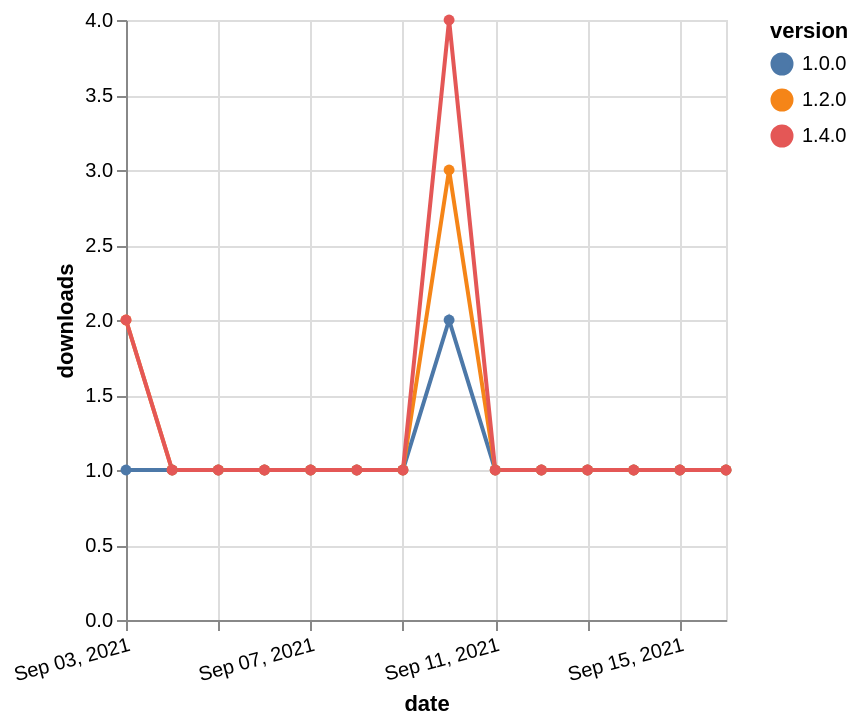

This figure's Vega-Lite source:
### Vega-Lite specification from a JSON file in a GitHub repository (floating-point values rounded to 4 significant figures)
{"$schema": "https://vega.github.io/schema/vega-lite/v5.json", "description": "A simple bar chart with embedded data.", "data": {"values": [{"date": "2021-09-03", "total": 163, "delta": 1, "version": "1.0.0"}, {"date": "2021-09-04", "total": 164, "delta": 1, "version": "1.0.0"}, {"date": "2021-09-05", "total": 165, "delta": 1, "version": "1.0.0"}, {"date": "2021-09-06", "total": 166, "delta": 1, "version": "1.0.0"}, {"date": "2021-09-07", "total": 167, "delta": 1, "version": "1.0.0"}, {"date": "2021-09-08", "total": 168, "delta": 1, "version": "1.0.0"}, {"date": "2021-09-09", "total": 169, "delta": 1, "version": "1.0.0"}, {"date": "2021-09-10", "total": 171, "delta": 2, "version": "1.0.0"}, {"date": "2021-09-11", "total": 172, "delta": 1, "version": "1.0.0"}, {"date": "2021-09-12", "total": 173, "delta": 1, "version": "1.0.0"}, {"date": "2021-09-13", "total": 174, "delta": 1, "version": "1.0.0"}, {"date": "2021-09-14", "total": 175, "delta": 1, "version": "1.0.0"}, {"date": "2021-09-15", "total": 176, "delta": 1, "version": "1.0.0"}, {"date": "2021-09-16", "total": 177, "delta": 1, "version": "1.0.0"}, {"date": "2021-09-03", "total": 184, "delta": 2, "version": "1.2.0"}, {"date": "2021-09-04", "total": 185, "delta": 1, "version": "1.2.0"}, {"date": "2021-09-05", "total": 186, "delta": 1, "version": "1.2.0"}, {"date": "2021-09-06", "total": 187, "delta": 1, "version": "1.2.0"}, {"date": "2021-09-07", "total": 188, "delta": 1, "version": "1.2.0"}, {"date": "2021-09-08", "total": 189, "delta": 1, "version": "1.2.0"}, {"date": "2021-09-09", "total": 190, "delta": 1, "version": "1.2.0"}, {"date": "2021-09-10", "total": 193, "delta": 3, "version": "1.2.0"}, {"date": "2021-09-11", "total": 194, "delta": 1, "version": "1.2.0"}, {"date": "2021-09-12", "total": 195, "delta": 1, "version": "1.2.0"}, {"date": "2021-09-13", "total": 196, "delta": 1, "version": "1.2.0"}, {"date": "2021-09-14", "total": 197, "delta": 1, "version": "1.2.0"}, {"date": "2021-09-15", "total": 198, "delta": 1, "version": "1.2.0"}, {"date": "2021-09-16", "total": 199, "delta": 1, "version": "1.2.0"}, {"date": "2021-09-03", "total": 126, "delta": 2, "version": "1.4.0"}, {"date": "2021-09-04", "total": 127, "delta": 1, "version": "1.4.0"}, {"date": "2021-09-05", "total": 128, "delta": 1, "version": "1.4.0"}, {"date": "2021-09-06", "total": 129, "delta": 1, "version": "1.4.0"}, {"date": "2021-09-07", "total": 130, "delta": 1, "version": "1.4.0"}, {"date": "2021-09-08", "total": 131, "delta": 1, "version": "1.4.0"}, {"date": "2021-09-09", "total": 132, "delta": 1, "version": "1.4.0"}, {"date": "2021-09-10", "total": 136, "delta": 4, "version": "1.4.0"}, {"date": "2021-09-11", "total": 137, "delta": 1, "version": "1.4.0"}, {"date": "2021-09-12", "total": 138, "delta": 1, "version": "1.4.0"}, {"date": "2021-09-13", "total": 139, "delta": 1, "version": "1.4.0"}, {"date": "2021-09-14", "total": 140, "delta": 1, "version": "1.4.0"}, {"date": "2021-09-15", "total": 141, "delta": 1, "version": "1.4.0"}, {"date": "2021-09-16", "total": 142, "delta": 1, "version": "1.4.0"}]}, "width": "container", "mark": {"type": "line", "point": {"filled": true}}, "encoding": {"x": {"field": "date", "type": "temporal", "timeUnit": "yearmonthdate", "title": "date", "axis": {"labelAngle": -15}}, "y": {"field": "delta", "type": "quantitative", "title": "downloads"}, "color": {"field": "version", "type": "nominal"}, "tooltip": {"field": "delta"}}}
